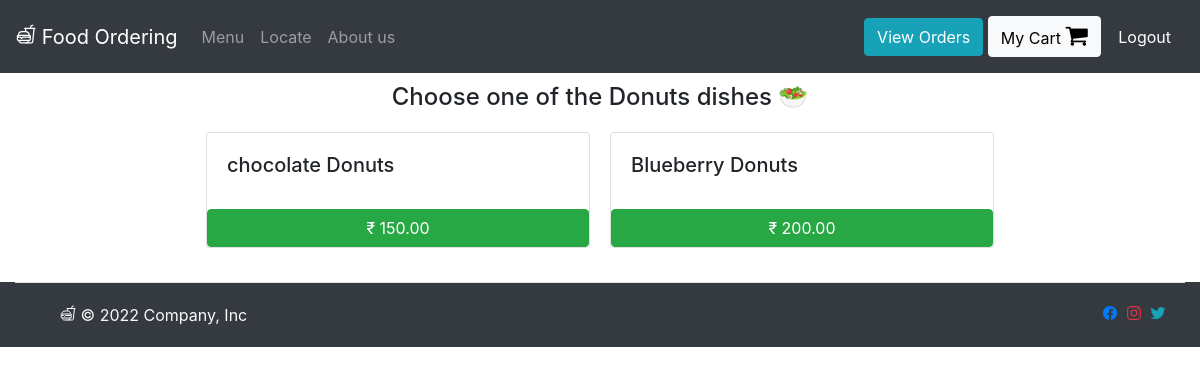
The page /Donuts (signed in) on the database its author committed.
### orders/models.py (models this page shows, shortened)
class Donuts(models.Model):
    dish_name = models.CharField(max_length=200)
    price = models.DecimalField(max_digits=6, decimal_places=2)

### orders/views.py (the view)
# urls.py: path("Donuts", views.donuts, name="drinks"),
def donuts(request):
    if request.user.is_authenticated:
        return render(request, "orders/donuts.html", context = {"dishes":Donuts.objects.all})
    else:
        return redirect("orders:login")

### orders/templates/orders/donuts.html
{% extends 'orders/header.html' %}
{% block content %}
    <div class="container">
      <h4 style="margin:10px; text-align:center;"> Choose one of the Donuts dishes &#x1f957 </h4>
      <div class="row justify-content-center">
        {% for dish in dishes %}
            <div class="card" id="regular_pizza_card" style="width: 24rem; margin:10px;">
              <div class="card-body">
                <h5 class="card-title" >{{dish.dish_name}}</h5>
              </div>
              <button class="btn btn-success" onclick="add_to_cart({item_description:'{{dish.dish_name}}' , price:{{dish.price}} })">&#x20B9; {{dish.price}}</button>
            </div>
        {% endfor %}
      </div>
    </div>
{% endblock %}

### rows shown on the page
Donuts: dish_name "chocolate Donuts", price "150.00"
Donuts: dish_name "Blueberry Donuts", price "200.00"
